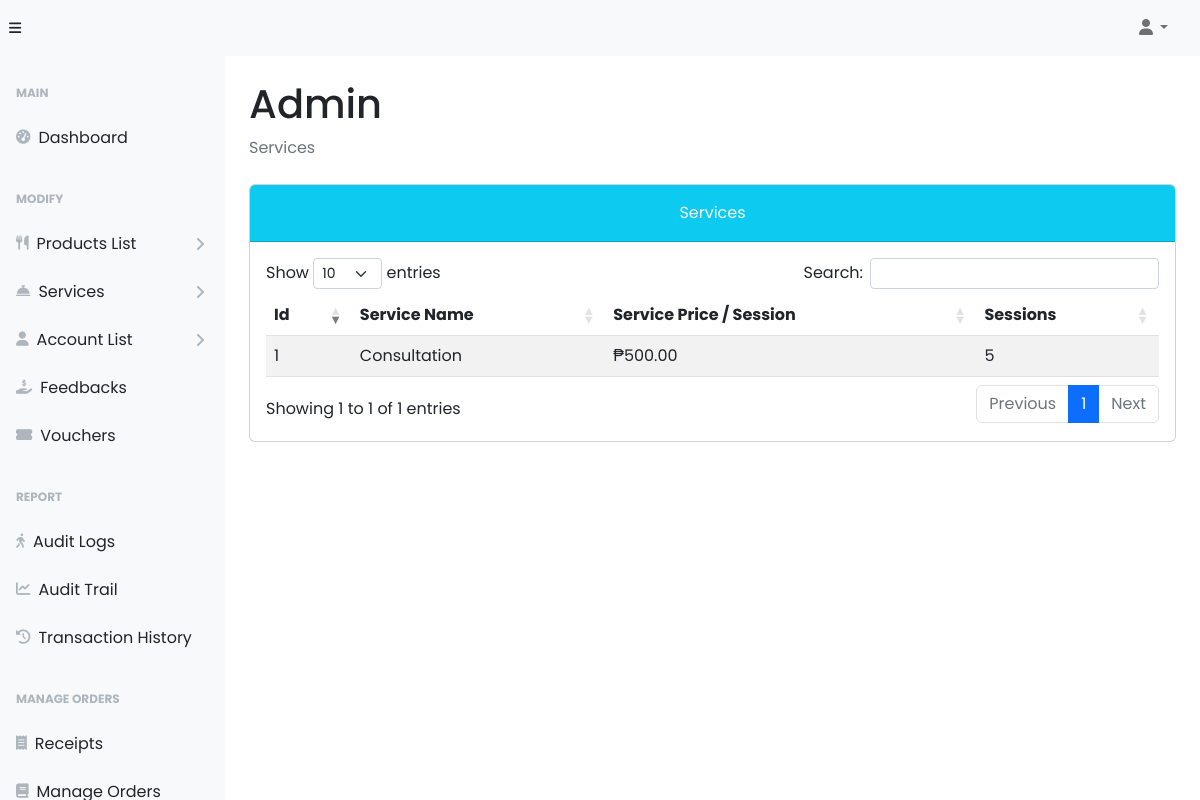
Screenshot of /admin/service.php?service=Consultation (signed in) with the database file from the repository.
### tables this page shows
CREATE TABLE `tbl_services` (
  `service_id` int(11) NOT NULL,
  `service_name` varchar(100) NOT NULL,
  `service_price` float NOT NULL,
  `sessions` int(11) NOT NULL,
  `procedure_benefits` varchar(255) NOT NULL,
  `service_group` varchar(50) NOT NULL,
  `service_image` varchar(255) DEFAULT NULL
);

### admin/service.php (the view, shortened to what this page needs)
<?php
require_once("../backend/config/config.php");
?>
<!DOCTYPE html>
<html lang="en">
  <head>
    <link href="https://cdnjs.cloudflare.com/ajax/libs/font-awesome/6.5.1/css/all.min.css" rel="stylesheet">
    <link rel="stylesheet" href="../styles/dataTables.min.css">
    <link rel="stylesheet" href="../plugins/dataTables.bootstrap5.min.css">
    <link rel="stylesheet" href="../styles/bootsrap5-min.css">
    <link rel="stylesheet" href="../styles/card-general.css">
  </head>
  <body class="sb-nav-fixed">
    <?php require_once("./navbar.php"); ?>
    <div id="layoutSidenav">
      <?php require_once("./sidebar.php"); ?>
      <div id="layoutSidenav_content">
        <main>
          <div class="container-fluid px-4">
            <h1 class="mt-4" id="full_name">Admin</h1>
            <ol class="breadcrumb mb-4">
              <li class="breadcrumb-item active">Services</li>
            </ol>
              <div class="card mb-5">
                    <div class="card-header bg-info pt-3">
                        <div class="text-center">
                            <p class="card-title text-light">Services
                        </div>
                    </div>
                    <div class="card-body">
                      <table id="residenceAccounts" class="table table-striped nowrap" style="width:100%">
                        <thead>
                          <tr>
                              <th> Id</th>
                              <th>Service Name</th>
                              <th>Service Price / Session</th>
                              <th>Sessions</th>
                          </tr>
                        </thead>
                        <tbody>
                          <?php
                            if(isset($_GET['service'])){
                                $service_group = $_GET["service"];
                                $query = "SELECT * FROM tbl_services WHERE service_group = ?";
                                $stmt = $conn->prepare($query);
                                $stmt->bind_param("s", $service_group);
                                $stmt->execute();
                                $result = $stmt->get_result();
                                while ($data = $result->fetch_assoc()) {
                          ?>
                          <tr class="product-row" data-prod-id="<?php echo $data['service_id']; ?>" data-prod-name="<?php echo $data['prod_name']; ?>">
                              <td><?php echo $data['service_id']; ?></td>
                              <td><?php echo $data['service_name']; ?></td>
                              <td>₱<?php echo number_format($data['service_price'], 2); ?></td>
                              <td><?php echo $data['sessions']; ?></td>
                          </tr>
                          <?php
                            } }
                          ?>
                        </tbody>
                      </table>
                    </div>
                  </div>
            </div>
      </main>
    </div>
  </div>
</body>
</html>

### styles/card-general.css (style rules this page uses)
* { margin: 0; padding: 0; box-sizing: border-box; font-family: "Poppins", sans-serif; }

### rows the page displays
tbl_services: service_id "1", service_name "Consultation", service_price "500.00", sessions "5"
